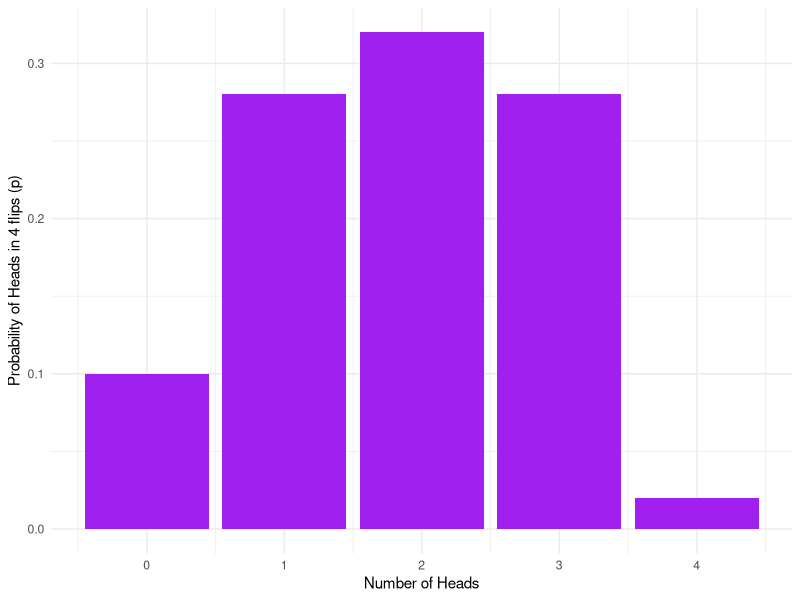
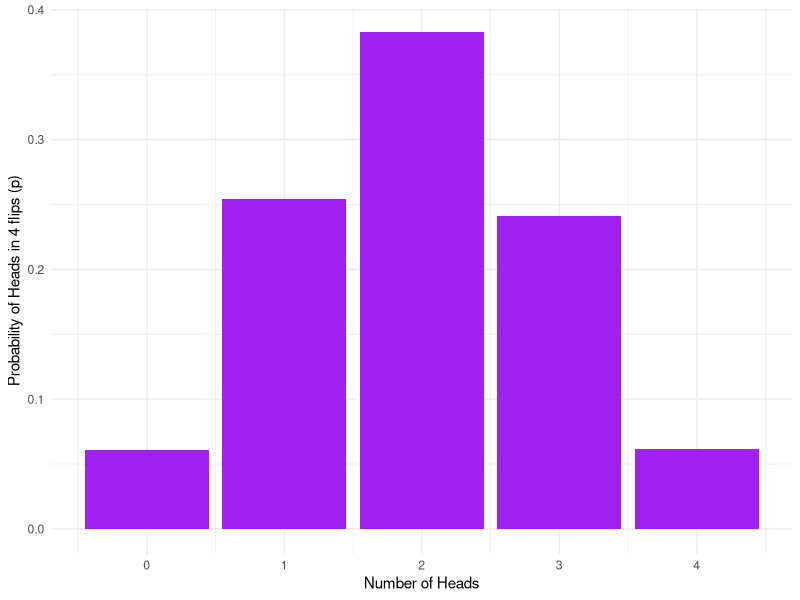
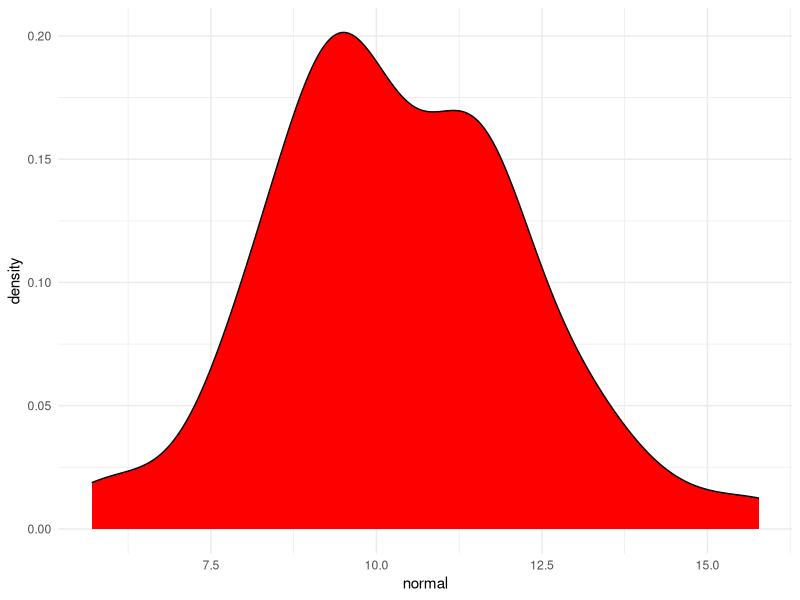
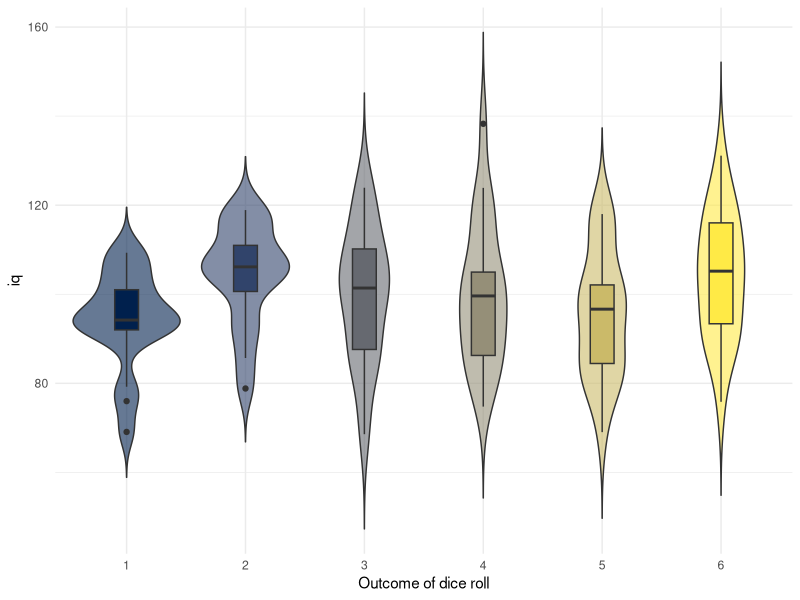

Reproduce these figures in R, in order.
#---
# title: "Level 1 Lab 4: Pre-Class"
# author: "Inesh Bose"
# date: "Semester 2 2019"
# output: html_document
#---

## Activity 1

library(tidyverse)
sample(x = c("HEADS", "TAILS"), size = 4, replace = TRUE)
sample(x = 0:1, size = 4, replace = TRUE)


## Activity 2

sample(x = 0:1, size = 4, replace = TRUE) %>% sum()


## Activity 3

replicate(n = 20, expr = sample(0:1, 4, TRUE) %>% sum())


## Activity 4

heads50 <- replicate(50, sample(0:1, 4, TRUE) %>% sum())   
heads50


## Activity 5

data50 <- tibble(heads = heads50) %>%
                group_by(heads) %>%
                summarise(n = n(), p=n/50)


## Activity 6

ggplot(data50, aes(x = heads,y = p)) + 
  geom_bar(stat = "identity", fill = "purple") + 
  labs(x = "Number of Heads", y = "Probability of Heads in 4 flips (p)") +
  theme_minimal()


## Activity 7

heads10K <- replicate(n = 10000, expr = sample(0:1, 4, TRUE) %>% sum())

data10K <- tibble(heads = heads10K) %>%   
                group_by(heads) %>%           
                summarise(n = n(), p=n/10000)

ggplot(data10K, aes(heads,p)) + 
  geom_bar(stat = "identity", fill = "purple") + 
  labs(x = "Number of Heads", y = "Probability of Heads in 4 flips (p)") +
  theme_minimal()

data10K %>%
  filter(heads >= 2) %>%
  summarise(p2 = sum(p))


## Activity 8

normal <- rnorm(n = 50, mean = 10, sd = 2)
mean(normal)
sd(normal)

tibble(normal = normal) %>%
  ggplot(aes(normal)) +
  geom_density(fill = "red") +
  theme_minimal()


## Activity 9

subject_id <- 1:120
gender <- rep(x = c("man", "woman", "nonbinary"), each = 40)
rolls <- sample(x = 1:6, size = 120, replace = TRUE)
iq <- rnorm(n = 120, mean = 100, sd = 15)
sim_data <- tibble(subject_id, gender, rolls, iq)
sim_data %>%
  mutate(rolls = as.factor(rolls)) %>%
  ggplot(aes(x = rolls, y = iq, fill = rolls)) +
  geom_violin(trim = FALSE, alpha = .6, show.legend = FALSE) +
  geom_boxplot(width = .2, show.legend = FALSE) +
  scale_fill_viridis_d(option = "E") +
  theme_minimal() +
  labs(x = "Outcome of dice roll")
